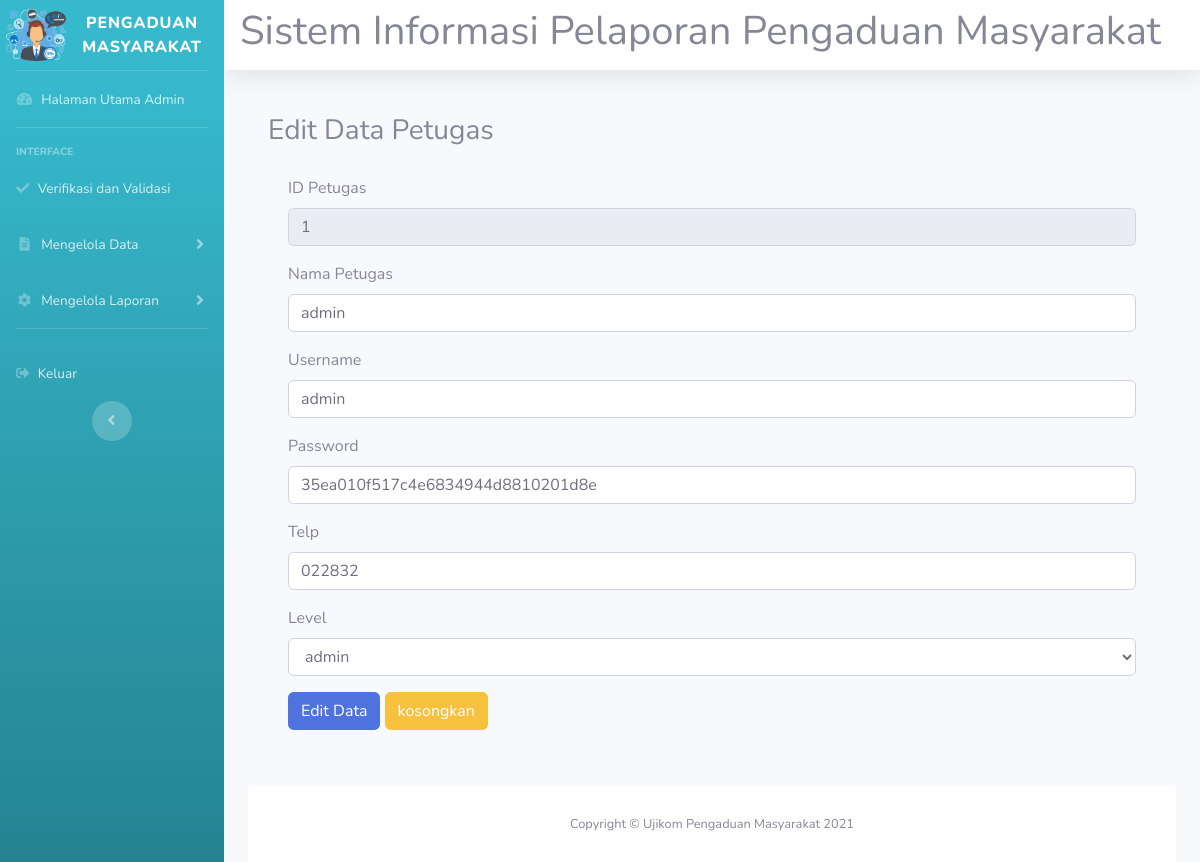
Page /aplikasi_pengaduanmasyarakat/admin/rifki_admin.php?url=rifki_editpetugas&id=1 on the committed database.
### tables this page shows
CREATE TABLE `rifki_petugas` (
  `rifki_id_petugas` int(11) NOT NULL,
  `rifki_nama_petugas` varchar(35) NOT NULL,
  `rifki_username` varchar(25) NOT NULL,
  `rifki_password` varchar(32) NOT NULL,
  `rifki_telp` varchar(13) NOT NULL,
  `rifki_level` enum('admin','petugas') NOT NULL
);

### aplikasi_pengaduanmasyarakat/admin/rifki_editpetugas.php (the view, shortened to what this page needs)
<!DOCTYPE html>
<html lang="en">
<head>
  <link href="../vendor/fontawesome-free/css/all.min.css" rel="stylesheet" type="text/css">
  <link href="../css/sb-admin-2.min.css" rel="stylesheet">
</head>
<body id="page-top">
<div class="card-body">
  <div class="card_header">
    <h3>Edit Data Petugas</h3>
  </div>
  <div class="card-body">
    <?php
    include '../rifki_koneksi.php';
    $id=$_GET['id'];
    $sql = mysqli_query($koneksi, "SELECT * FROM rifki_petugas WHERE rifki_id_petugas='$id'");
    if($data=mysqli_fetch_array($sql)){
  ?>
    <form action="rifki_updatepetugas.php" method="post" class="form-horizontal">
       <div class="form-group cols-sm-6">
        <label>ID Petugas</label><br>
        <input type="text" name="rifki_id_petugas" value="<?php echo $data['rifki_id_petugas'] ?>" class="form-control" readonly>
      </div>
      <div class="form-group cols-sm-6">
        <label>Nama Petugas</label><br>
        <input type="text" name="rifki_nama_petugas" value="<?php echo $data['rifki_nama_petugas']; ?>" class="form-control">
      </div>
      <div class="form-group cols-sm-6">
        <label>Username</label><br>
        <input type="text" name="rifki_username" value="<?php echo $data['rifki_username']; ?>" class="form-control">
      </div>
      <div class="form-group cols-sm-6">
        <label>Password</label><br>
        <input type="text" name="rifki_password" value="<?php echo $data['rifki_password']; ?>" class="form-control">
      </div>
      <div class="form-group cols-sm-6">
        <label>Telp</label><br>
        <input type="text" name="rifki_telp" value="<?php echo $data['rifki_telp']; ?>" class="form-control">
      </div>
      <div class="form-group cols-sm-6">
        <label>Level</label><br>
        <select class="form-control" name="rifki_level">
          <option value="<?php echo $data['rifki_level']; ?>"><?php echo $data['rifki_level']; ?></option>
        </select>
      </div>
      <div class="form-group cols-sm-6">
        <input type="submit" value="Edit Data" name="rifki_simpan" class="btn btn-primary">
        <input type="reset" value="kosongkan" class="btn btn-warning">
      </div>
    </form>
    <?php } ?>
</body>
</html>

### rows in the picture
rifki_petugas: rifki_id_petugas "1", rifki_nama_petugas "admin", rifki_username "admin", rifki_password "35ea010f517c4e6834944d8810201d8e", rifki_telp "022832", rifki_level "admin"
